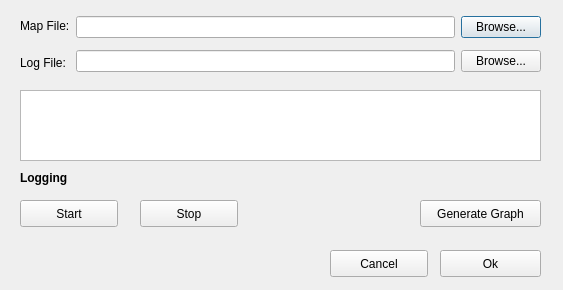
<?xml version="1.0" encoding="UTF-8"?>
<ui version="4.0">
 <class>logSimulationPoseDataDialog</class>
 <widget class="QDialog" name="logSimulationPoseDataDialog">
  <property name="geometry">
   <rect>
    <x>0</x>
    <y>0</y>
    <width>563</width>
    <height>290</height>
   </rect>
  </property>
  <property name="sizePolicy">
   <sizepolicy hsizetype="Fixed" vsizetype="Fixed">
    <horstretch>0</horstretch>
    <verstretch>0</verstretch>
   </sizepolicy>
  </property>
  <property name="windowTitle">
   <string>Log Simulation Pose Data</string>
  </property>
  <widget class="QWidget" name="layoutWidget">
   <property name="geometry">
    <rect>
     <x>20</x>
     <y>10</y>
     <width>521</width>
     <height>68</height>
    </rect>
   </property>
   <layout class="QHBoxLayout" name="horizontalLayout_3">
    <item>
     <layout class="QVBoxLayout" name="verticalLayout_2">
      <item>
       <widget class="QLabel" name="label">
        <property name="sizePolicy">
         <sizepolicy hsizetype="Preferred" vsizetype="Preferred">
          <horstretch>0</horstretch>
          <verstretch>0</verstretch>
         </sizepolicy>
        </property>
        <property name="text">
         <string>Map File:</string>
        </property>
       </widget>
      </item>
      <item>
       <widget class="QLabel" name="label_2">
        <property name="sizePolicy">
         <sizepolicy hsizetype="Preferred" vsizetype="Preferred">
          <horstretch>0</horstretch>
          <verstretch>0</verstretch>
         </sizepolicy>
        </property>
        <property name="text">
         <string>Log File:</string>
        </property>
       </widget>
      </item>
     </layout>
    </item>
    <item>
     <layout class="QVBoxLayout" name="verticalLayout">
      <item>
       <layout class="QHBoxLayout" name="horizontalLayout">
        <item>
         <widget class="QLineEdit" name="lineEdit_map"/>
        </item>
        <item>
         <widget class="QPushButton" name="pushButton_browse_map">
          <property name="sizePolicy">
           <sizepolicy hsizetype="Minimum" vsizetype="Fixed">
            <horstretch>0</horstretch>
            <verstretch>0</verstretch>
           </sizepolicy>
          </property>
          <property name="text">
           <string>Browse...</string>
          </property>
         </widget>
        </item>
       </layout>
      </item>
      <item>
       <layout class="QHBoxLayout" name="horizontalLayout_2">
        <item>
         <widget class="QLineEdit" name="lineEdit_log"/>
        </item>
        <item>
         <widget class="QPushButton" name="pushButton_browse_log">
          <property name="sizePolicy">
           <sizepolicy hsizetype="Minimum" vsizetype="Fixed">
            <horstretch>0</horstretch>
            <verstretch>0</verstretch>
           </sizepolicy>
          </property>
          <property name="text">
           <string>Browse...</string>
          </property>
         </widget>
        </item>
       </layout>
      </item>
     </layout>
    </item>
   </layout>
  </widget>
  <widget class="QPushButton" name="pushButton_start_logging">
   <property name="geometry">
    <rect>
     <x>20</x>
     <y>200</y>
     <width>98</width>
     <height>27</height>
    </rect>
   </property>
   <property name="text">
    <string>Start</string>
   </property>
  </widget>
  <widget class="QPushButton" name="pushButton_generate_graph">
   <property name="geometry">
    <rect>
     <x>420</x>
     <y>200</y>
     <width>121</width>
     <height>27</height>
    </rect>
   </property>
   <property name="text">
    <string>Generate Graph</string>
   </property>
  </widget>
  <widget class="QTextEdit" name="textEdit">
   <property name="geometry">
    <rect>
     <x>20</x>
     <y>90</y>
     <width>521</width>
     <height>71</height>
    </rect>
   </property>
  </widget>
  <widget class="QPushButton" name="pushButton_ok">
   <property name="geometry">
    <rect>
     <x>440</x>
     <y>250</y>
     <width>101</width>
     <height>27</height>
    </rect>
   </property>
   <property name="text">
    <string>Ok</string>
   </property>
  </widget>
  <widget class="QPushButton" name="pushButton_cancel">
   <property name="geometry">
    <rect>
     <x>330</x>
     <y>250</y>
     <width>98</width>
     <height>27</height>
    </rect>
   </property>
   <property name="text">
    <string>Cancel</string>
   </property>
  </widget>
  <widget class="QPushButton" name="pushButton_stop_logging">
   <property name="geometry">
    <rect>
     <x>140</x>
     <y>200</y>
     <width>98</width>
     <height>27</height>
    </rect>
   </property>
   <property name="text">
    <string>Stop</string>
   </property>
  </widget>
  <widget class="QLabel" name="label_3">
   <property name="geometry">
    <rect>
     <x>20</x>
     <y>170</y>
     <width>66</width>
     <height>17</height>
    </rect>
   </property>
   <property name="text">
    <string>&lt;b&gt;Logging&lt;/b&gt;</string>
   </property>
  </widget>
 </widget>
 <resources/>
 <connections/>
</ui>
